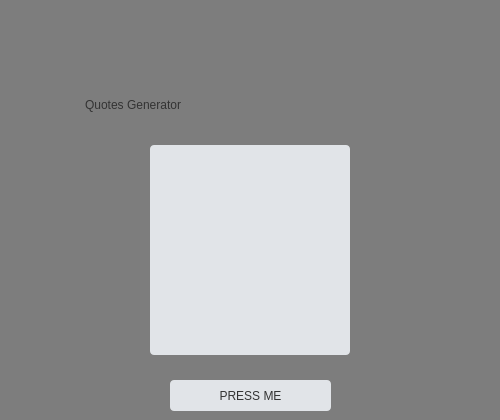
    <widget class="QWidget" name="MotivationPage">
     <property name="styleSheet">
      <string notr="true">background-color: #7d7d7d;</string>
     </property>
     <widget class="QPushButton" name="ReturnButton5">
      <property name="geometry">
       <rect>
        <x>450</x>
        <y>10</y>
        <width>41</width>
        <height>31</height>
       </rect>
      </property>
      <property name="cursor">
       <cursorShape>PointingHandCursor</cursorShape>
      </property>
      <property name="styleSheet">
       <string notr="true">background-image: url(:/Images/ReturnArrow.jpg);
background-position: center;
border-color: black;
border-radius: 4px;
</string>
      </property>
      <property name="text">
       <string/>
      </property>
     </widget>
     <widget class="QTextEdit" name="quoteDisplay">
      <property name="geometry">
       <rect>
        <x>150</x>
        <y>145</y>
        <width>200</width>
        <height>210</height>
       </rect>
      </property>
      <property name="font">
       <font>
        <family>Roboto Slab Medium</family>
        <pointsize>16</pointsize>
        <italic>false</italic>
        <fontweight>Medium</fontweight>
       </font>
      </property>
      <property name="styleSheet">
       <string notr="true">background-color: #e1e4e8;
font: 500 16pt &quot;Roboto Slab Medium&quot;;
color: black;
text-align: center;
border-color: black;
border-radius: 4px;
</string>
      </property>
      <property name="verticalScrollBarPolicy">
       <enum>Qt::ScrollBarAlwaysOff</enum>
      </property>
      <property name="horizontalScrollBarPolicy">
       <enum>Qt::ScrollBarAlwaysOff</enum>
      </property>
      <property name="readOnly">
       <bool>true</bool>
      </property>
      <property name="html">
       <string>&lt;!DOCTYPE HTML PUBLIC &quot;-//W3C//DTD HTML 4.0//EN&quot; &quot;http://www.w3.org/TR/REC-html40/strict.dtd&quot;&gt;
&lt;html&gt;&lt;head&gt;&lt;meta name=&quot;qrichtext&quot; content=&quot;1&quot; /&gt;&lt;meta charset=&quot;utf-8&quot; /&gt;&lt;style type=&quot;text/css&quot;&gt;
p, li { white-space: pre-wrap; }
hr { height: 1px; border-width: 0; }
li.unchecked::marker { content: &quot;\2610&quot;; }
li.checked::marker { content: &quot;\2612&quot;; }
&lt;/style&gt;&lt;/head&gt;&lt;body style=&quot; font-family:'Roboto Slab Medium'; font-size:16pt; font-weight:500; font-style:normal;&quot;&gt;
&lt;p align=&quot;center&quot; style=&quot;-qt-paragraph-type:empty; margin-top:0px; margin-bottom:0px; margin-left:0px; margin-right:0px; -qt-block-indent:0; text-indent:0px; font-family:'Segoe UI'; font-size:9pt; font-weight:400;&quot;&gt;&lt;br /&gt;&lt;/p&gt;&lt;/body&gt;&lt;/html&gt;</string>
      </property>
      <property name="textInteractionFlags">
       <set>Qt::NoTextInteraction</set>
      </property>
     </widget>
     <widget class="QPushButton" name="quoteButton">
      <property name="geometry">
       <rect>
        <x>170</x>
        <y>380</y>
        <width>161</width>
        <height>31</height>
       </rect>
      </property>
      <property name="cursor">
       <cursorShape>PointingHandCursor</cursorShape>
      </property>
      <property name="styleSheet">
       <string notr="true">background-color: #e1e4e8;
font: 500 20pt &quot;Roboto Slab Medium&quot;;
color: #333333;
text-align: center;
border-color: black;
border-radius: 4px;
</string>
      </property>
      <property name="text">
       <string>PRESS ME</string>
      </property>
     </widget>
     <widget class="QLabel" name="QuotesLable">
      <property name="geometry">
       <rect>
        <x>85</x>
        <y>80</y>
        <width>330</width>
        <height>50</height>
       </rect>
      </property>
      <property name="styleSheet">
       <string notr="true">font: 500 30pt &quot;Roboto Slab Medium&quot;;
color: #333333;
text-align: center;
border-color: black;
border-radius: 4px;
</string>
      </property>
      <property name="text">
       <string>Quotes Generator</string>
      </property>
     </widget>
    </widget>
